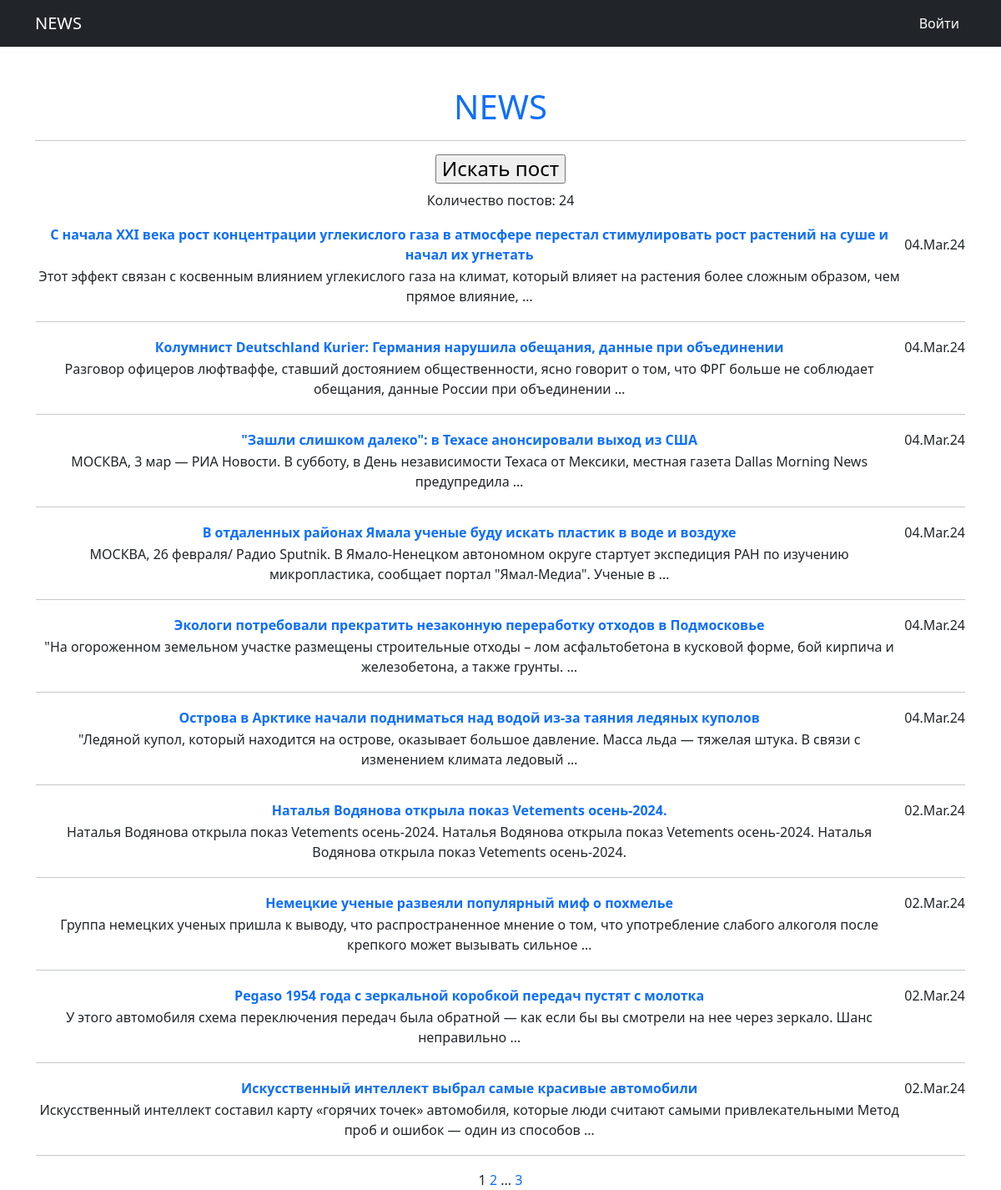
Before: /news/ with the older database file.
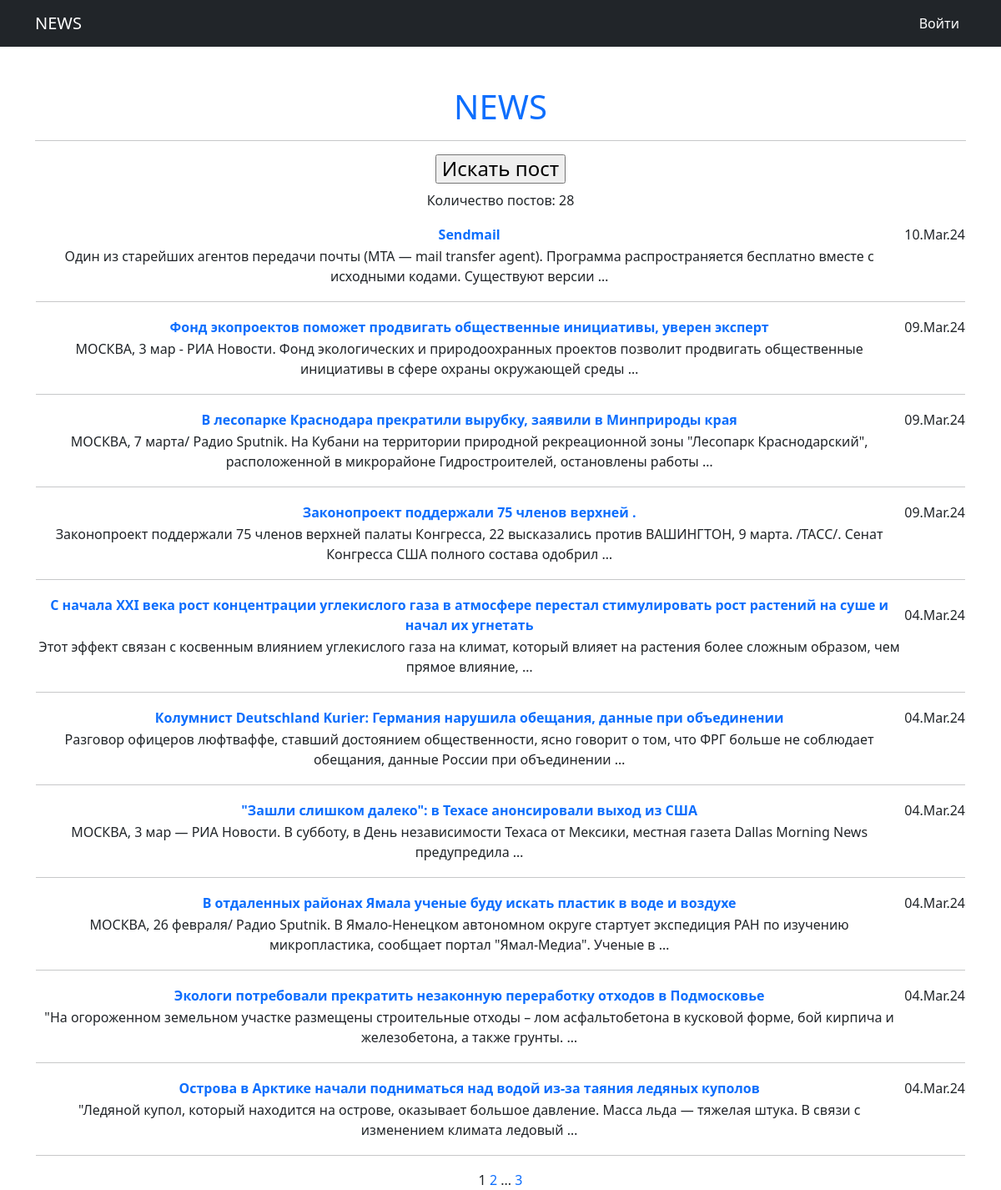
After: the same page with the newer database file.
### news/models.py (models this page shows, shortened)
class Post(models.Model):
    articlePost = 'A'
    newsPost = 'N'
    TYPES = [
        (articlePost, 'Статья'),
        (newsPost, 'Новость')
    ]
    typePost = models.CharField(max_length=2, choices=TYPES, default=newsPost)
    dataPost = models.DateTimeField(auto_now_add=True)
    namePost = models.CharField(max_length=255)
    textPost = models.TextField()
    ratingPost = models.IntegerField(default=0)
    author = models.ForeignKey(Author, on_delete=models.CASCADE)
    category = models.ManyToManyField(Category, through='PostCategory')

### news/views.py (the view)
# urls.py: path('', cache_page(60)(PostList.as_view()), name='post_list'),
class PostList(ListView):
    model = Post
    ordering = '-dataPost'
    template_name = 'newslist.html'
    context_object_name = 'newslist'
    paginate_by = 10
    def get_context_data(self, **kwargs):
        context = super().get_context_data()
        context['total_post'] = Post.objects.count()
        return context

### news/templatetags/custom_filters.py (called while the page is built)
@register.filter()
def censor(value):
    if isinstance(value, str):
        for i in CENSOR_WORDS:
            value = value.replace(i[1:], '*' * len(i[1:]))
        return value
    else:
        raise ValueError('Переменная не строкового типа сорри')

### news/templatetags/custom_tags.py (called while the page is built)
@register.simple_tag(takes_context=True)
def url_replace(context, **kwargs):
    d = context['request'].GET.copy()
    for k, v in kwargs.items():
        d[k] = v
    return d.urlencode()

### templates/newslist.html (shortened to what this page needs)
{% extends 'flatpages/default.html' %}
{% load custom_filters %}
{% load custom_tags %}
{% block content %}
   <h4><a href="search/"><input type="button" value="Искать пост"/></a></h4>
    <p>Количество постов: {{ total_post }}</p>
    {% if newslist %}
        <table>
            {% for newlist in newslist %}
            <tr>
                <td>
                    <a href="{{ newlist.pk }}">
                    <b>{{ newlist.namePost|censor }}</b></a>
                </td>
                <td>
                    {{ newlist.dataPost|date:'d.M.y' }}
                </td>
            </tr>
            <tr>
                <td>
                    {{ newlist.textPost|truncatewords:20|censor }}
                </td>
            </tr>
            <tr>
                <td colspan="3">
                    <hr>
                </td>
            </tr>
            {% endfor %}
        </table>
    {% else %}
        <h2>Постов нет :(</h2>
    {% endif %}
    {{ page_obj.number }}
    {% if page_obj.has_next %}
        <a href="?{% url_replace page=page_obj.next_page_number %}">{{page_obj.next_page_number}}</a>
        {% if page_obj.next_page_number != paginator.num_pages %}
            ...
            <a href="?{% url_replace page=page_obj.paginator.num_pages %}">{{page_obj.paginator.num_pages}}</a>
        {% endif %}
    {% endif %}
{% endblock content %}

Changed rows visible on the page:
no longer on this page (row unchanged): Post: namePost|censor "Наталья Водянова открыла показ Vetements осень-2024.", dataPost "02.Mar.24", textPost|censor "Наталья Водянова открыла показ Vetements осень-2024. Наталья Водянова открыла показ Vetements осень-2024. Наталья Водянова открыла показ Vetements осень-2024."
no longer on this page (row unchanged): Post: namePost|censor "Немецкие ученые развеяли популярный миф о похмелье", dataPost "02.Mar.24", textPost|censor "Группа немецких ученых пришла к выводу, что распространенное мнение о том, что употребление слабого алкоголя после крепкого может вызывать сильное …"
no longer on this page (row unchanged): Post: namePost|censor "Pegaso 1954 года с зеркальной коробкой передач пустят с молотка", dataPost "02.Mar.24", textPost|censor "У этого автомобиля схема переключения передач была обратной — как если бы вы смотрели на нее через зеркало. Шанс неправильно …"
no longer on this page (row unchanged): Post: namePost|censor "Искусственный интеллект выбрал самые красивые автомобили", dataPost "02.Mar.24", textPost|censor "Искусственный интеллект составил карту «горячих точек» автомобиля, которые люди считают самыми привлекательными Метод проб и ошибок — один из способов …"
added Post: namePost|censor "Sendmail", dataPost "10.Mar.24", textPost|censor "Один из старейших агентов передачи почты (MTA — mail transfer agent). Программа распространяется бесплатно вместе с исходными кодами. Существуют версии …"
added Post: namePost|censor "Фонд экопроектов поможет продвигать общественные инициативы, уверен эксперт", dataPost "09.Mar.24", textPost|censor "МОСКВА, 3 мар - РИА Новости. Фонд экологических и природоохранных проектов позволит продвигать общественные инициативы в сфере охраны окружающей среды …"
added Post: namePost|censor "В лесопарке Краснодара прекратили вырубку, заявили в Минприроды края", dataPost "09.Mar.24", textPost|censor "МОСКВА, 7 марта/ Радио Sputnik. На Кубани на территории природной рекреационной зоны \"Лесопарк Краснодарский\", расположенной в микрорайоне Гидростроителей, остановлены работы …"
added Post: namePost|censor "Законопроект поддержали 75 членов верхней .", dataPost "09.Mar.24", textPost|censor "Законопроект поддержали 75 членов верхней палаты Конгресса, 22 высказались против ВАШИНГТОН, 9 марта. /ТАСС/. Сенат Конгресса США полного состава одобрил …"
Other visible differences:
{{ total_post }}: "24" → "28"
